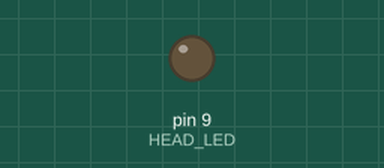
Recording of a sketch running on a simulated Arduino Uno, built with avr-gcc and run on an emulated ATmega328P. On the bench: output pins drawn as LEDs (lit = HIGH).

Above: at 0.08 s.
At 10.0 s:
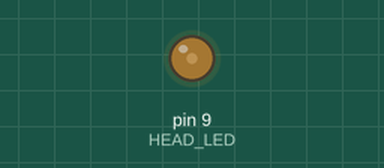
At 19.92 s:
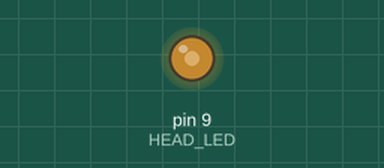
At 39.92 s:
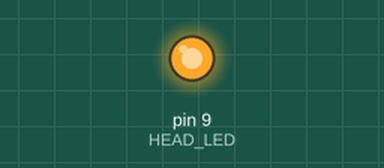
Timing chart, 0 to 40.0 s (numbered marks = the images above):
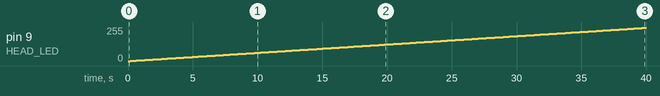

Measured:
- by itself, pin 9 (HEAD_LED): moves from 0/255 to 249/255 over 39.7 s

The sketch:

test-1-led.ino
```cpp
#define HEAD_LED 9

bool isLight = true;

void setup() {
  pinMode(HEAD_LED, OUTPUT);
  digitalWrite(HEAD_LED, LOW);

}

void loop() {

  if (isLight) {
    for (int fadeValue = 0 ; fadeValue <= 255; fadeValue++) {
      analogWrite(HEAD_LED, fadeValue);
      delay(160);
    }
    isLight = false;
    digitalWrite(HEAD_LED, LOW);
  }
}
```
